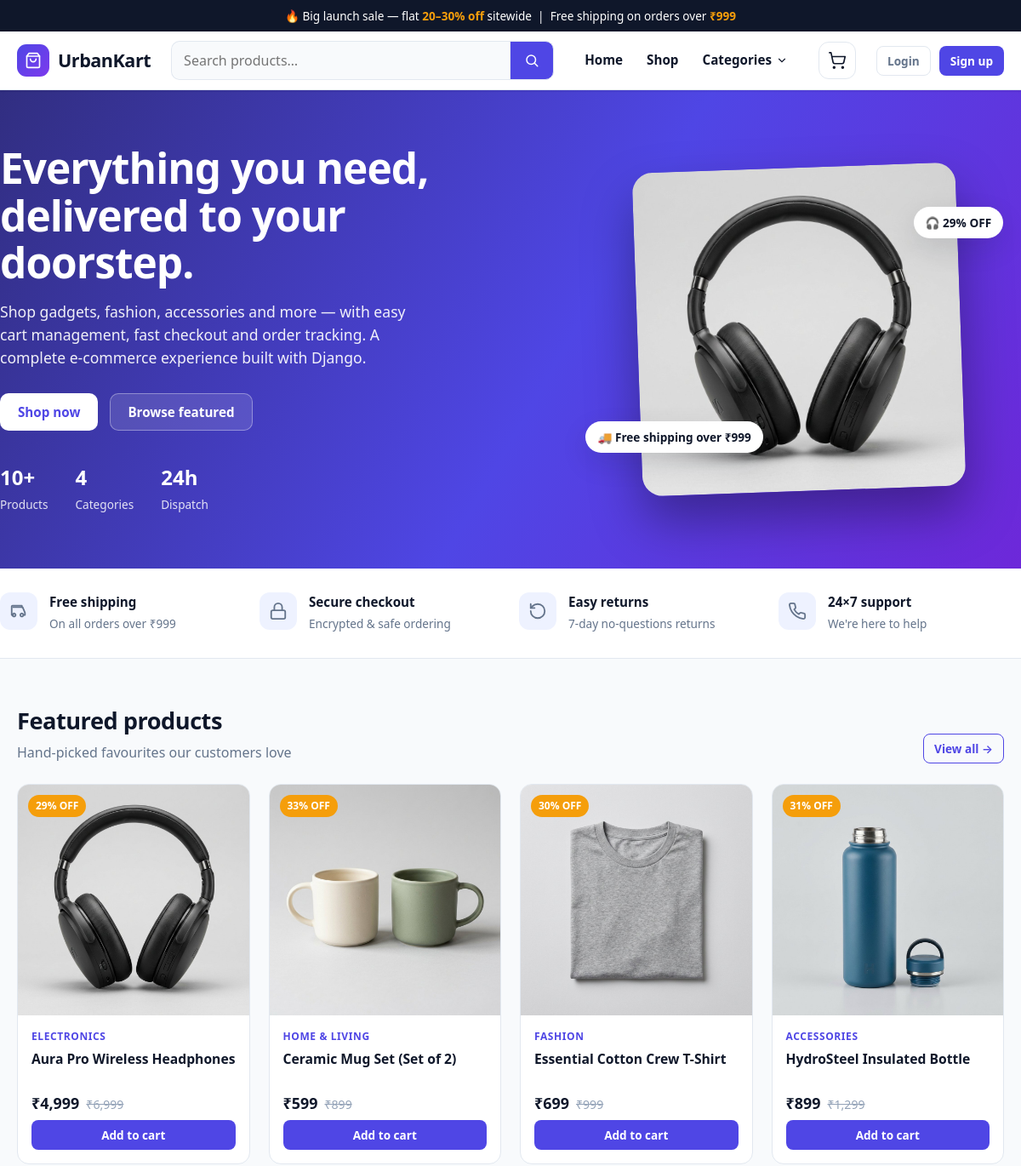
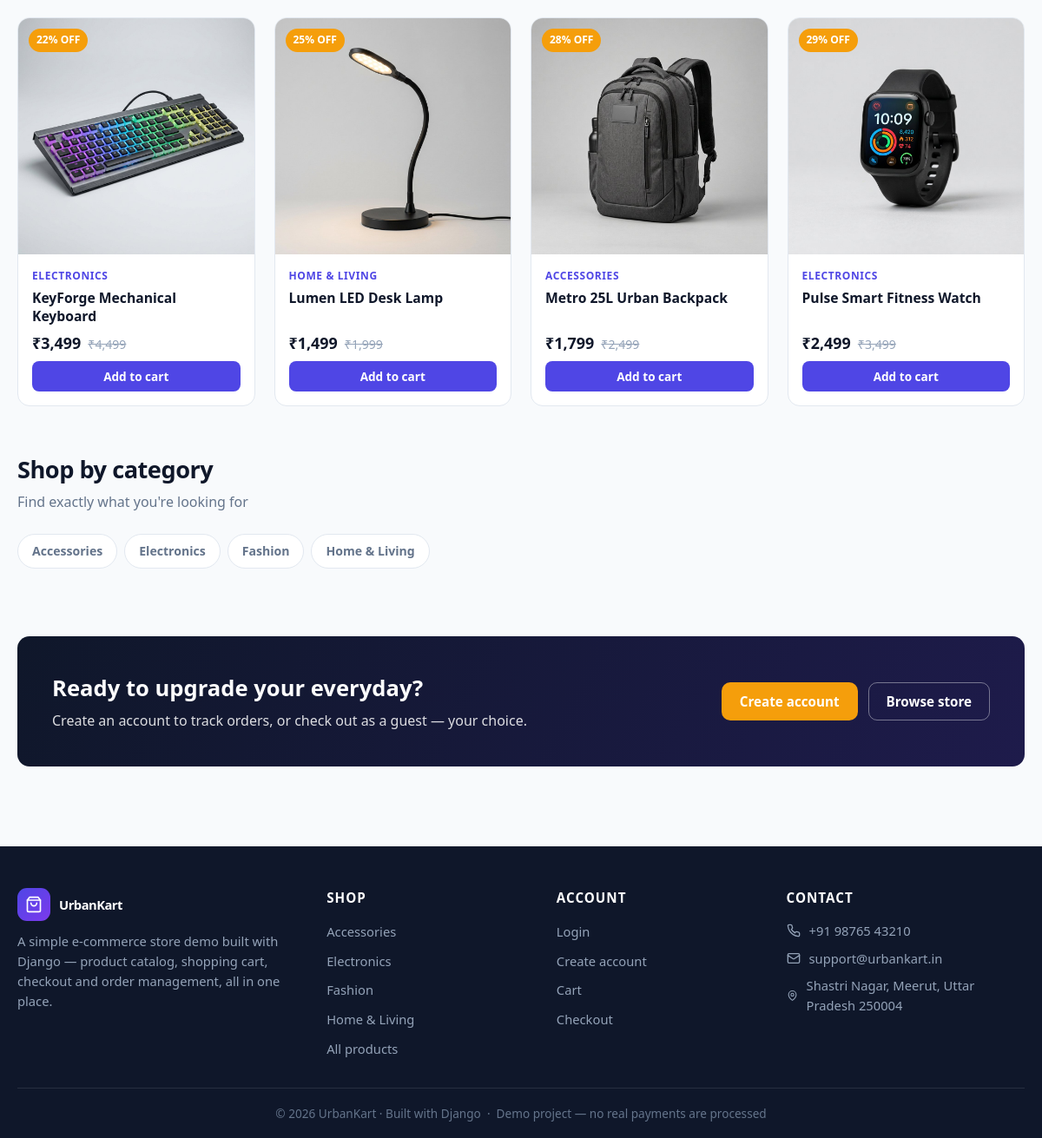
The page / on the database its author committed (2 pictures, top to bottom).
### catalog/models.py (models this page shows, shortened)
class Product(models.Model):
    category = models.ForeignKey(
        Category, on_delete=models.CASCADE, related_name="products"
    )
    name = models.CharField(max_length=200)
    slug = models.SlugField(max_length=220, unique=True)
    description = models.TextField(help_text="Full product description shown on the detail page.")
    price = models.DecimalField(max_digits=10, decimal_places=2)
    compare_at_price = models.DecimalField(
        max_digits=10,
        decimal_places=2,
        null=True,
        blank=True,
        help_text="Optional higher 'was' price to show a discount.",
    )
    image = models.CharField(
        max_length=255,
        blank=True,
        help_text="Path relative to /static/, e.g. img/products/headphones.jpg",
    )
    stock = models.PositiveIntegerField(default=10)
    featured = models.BooleanField(default=False, help_text="Show on the homepage.")
    is_active = models.BooleanField(default=True)
    created_at = models.DateTimeField(auto_now_add=True)
    updated_at = models.DateTimeField(auto_now=True)
    class Meta:
        ordering = ["name"]
    def get_absolute_url(self):
        return reverse("catalog:product_detail", args=[self.slug])
    @property
    def discount_percent(self):
        if self.compare_at_price and self.compare_at_price > self.price:
            return int(round((1 - self.price / self.compare_at_price) * 100))
        return 0
    @property
    def in_stock(self):
        return self.stock > 0

class Category(models.Model):
    name = models.CharField(max_length=100, unique=True)
    slug = models.SlugField(max_length=120, unique=True)
    description = models.TextField(blank=True)
    class Meta:
        verbose_name_plural = "categories"
        ordering = ["name"]
    def get_absolute_url(self):
        return reverse("catalog:shop_by_category", args=[self.slug])

### catalog/views.py (the view)
# urls.py: path("", views.home, name="home"),
def home(request):
    featured = Product.objects.filter(is_active=True, featured=True)[:8]
    return render(request, "catalog/home.html", {"featured_products": featured})

### cart/cart.py (called while the page is built)
def get_cart(request):
    return request.session.setdefault(CART_SESSION_KEY, {})

def cart_lines(request):
    from catalog.models import Product
    cart = get_cart(request)
    product_ids = [int(pid) for pid in cart.keys()]
    products = Product.objects.filter(id__in=product_ids, is_active=True)
    product_map = {p.id: p for p in products}
    lines = []
    for pid in cart.keys():
        product = product_map.get(int(pid))
        if product is None:
            continue  # product deleted or deactivated — skip it
        lines.append((product, int(cart[pid])))
    return lines

def cart_count(request):
    return sum(int(q) for q in get_cart(request).values())

def cart_subtotal(request):
    from decimal import Decimal
    total = Decimal("0.00")
    for product, qty in cart_lines(request):
        total += product.price * qty
    return total

### cart/context_processors.py (called while the page is built)
def cart(request):
    if request.path.startswith("/admin/"):
        return {}
    return {
        "cart_count": cart_api.cart_count(request),
        "cart_subtotal": cart_api.cart_subtotal(request),
        "nav_categories": Category.objects.filter(products__is_active=True)
        .distinct()
        .order_by("name"),
    }

### catalog/templatetags/store_extras.py (called while the page is built)
def _indian_grouping(number):
    s = str(number)
    if len(s) <= 3:
        return s
    head, tail = s[:-3], s[-3:]
    groups = []
    while len(head) > 2:
        groups.insert(0, head[-2:])
        head = head[:-2]
    groups.insert(0, head)
    return ",".join(groups) + "," + tail

@register.filter
def inr(value):
    if value is None:
        value = 0
    try:
        num = float(value)
    except (TypeError, ValueError):
        return value
    if num == int(num):
        return "₹" + _indian_grouping(int(num))
    return "₹" + _indian_grouping(int(num)) + f".{int(round((num % 1) * 100)):02d}"

### templates/catalog/home.html (shortened to what this page needs)
{% extends "base.html" %}
{% load static store_extras %}
{% block content %}
<section class="hero">
  <div class="container hero-inner">
    <div>
      <h1>Everything you need, delivered to your doorstep.</h1>
      <p>
        Shop gadgets, fashion, accessories and more — with easy cart management,
        fast checkout and order tracking. A complete e-commerce experience built
        with Django.
      </p>
      <div class="hero-cta">
        <a href="/shop/" class="btn btn-white">Shop now</a>
        <a href="#featured" class="btn btn-ghost-light">Browse featured</a>
      </div>
      <div class="hero-stats">
        <div class="stat"><b>10+</b><span>Products</span></div>
        <div class="stat"><b>4</b><span>Categories</span></div>
        <div class="stat"><b>24h</b><span>Dispatch</span></div>
      </div>
    </div>
    <div class="hero-art">
      {% if featured_products %}
      <img src="{% static featured_products.0.image %}" alt="{{ featured_products.0.name }}">
      <span class="hero-chip top">🎧 {{ featured_products.0.discount_percent }}% OFF</span>
      <span class="hero-chip bottom">🚚 Free shipping over ₹999</span>
      {% endif %}
    </div>
  </div>
</section>
<section class="features">
  <div class="container features-inner">
    <div class="feature">
      <span class="feature-icon"><svg width="22" height="22" viewBox="0 0 24 24" fill="none" stroke="currentColor" stroke-width="2" stroke-linecap="round" stroke-linejoin="round"><path d="M5 17h-2v-11a1 1 0 0 1 1-1h12v2"/><path d="M5 7h12l3 7v3h-2"/><path d="M8 17a2 2 0 1 0 0 .01"/><path d="M18 17a2 2 0 1 0 0 .01"/></svg></span>
      <div><b>Free shipping</b><span>On all orders over ₹999</span></div>
    </div>
    <div class="feature">
      <span class="feature-icon"><svg width="22" height="22" viewBox="0 0 24 24" fill="none" stroke="currentColor" stroke-width="2" stroke-linecap="round" stroke-linejoin="round"><rect width="18" height="11" x="3" y="11" rx="2" ry="2"/><path d="M7 11V7a5 5 0 0 1 10 0v4"/></svg></span>
      <div><b>Secure checkout</b><span>Encrypted &amp; safe ordering</span></div>
    </div>
    <div class="feature">
      <span class="feature-icon"><svg width="22" height="22" viewBox="0 0 24 24" fill="none" stroke="currentColor" stroke-width="2" stroke-linecap="round" stroke-linejoin="round"><path d="M3 12a9 9 0 1 0 9-9 9.75 9.75 0 0 0-6.74 2.74L3 8"/><path d="M3 3v5h5"/></svg></span>
      <div><b>Easy returns</b><span>7-day no-questions returns</span></div>
    </div>
    <div class="feature">
      <span class="feature-icon"></span>
      <div><b>24×7 support</b><span>We're here to help</span></div>
    </div>
  </div>
</section>
<section class="section" id="featured">
  <div class="container">
    <div class="section-head">
      <div>
        <h2>Featured products</h2>
        <p>Hand-picked favourites our customers love</p>
      </div>
      <a class="btn btn-outline btn-sm" href="/shop/">View all →</a>
    </div>
    <div class="product-grid">
      {% for product in featured_products %}
        {% include "includes/product_card.html" %}
      {% empty %}
        <p class="muted">Products coming soon!</p>
      {% endfor %}
    </div>
  </div>
</section>
<section class="section" style="padding-top: 0;">
  <div class="container">
    <div class="section-head">
      <div>
        <h2>Shop by category</h2>
        <p>Find exactly what you're looking for</p>
      </div>
    </div>
    <div class="chip-row">
      {% for category in nav_categories %}
      <a class="chip" href="{{ category.get_absolute_url }}">{{ category.name }}</a>
      {% endfor %}
    </div>
  </div>
</section>
<section class="section" style="padding-top: 0;">
  <div class="container">
    <div class="cta-banner">
      <div>
        <h2>Ready to upgrade your everyday?</h2>
        <p>Create an account to track orders, or check out as a guest — your choice.</p>
      </div>
      {% if user.is_authenticated %}
      <a class="btn btn-accent" href="/shop/">Continue shopping</a>
      {% else %}
      <div style="display:flex; gap: 12px; flex-wrap: wrap;">
        <a class="btn btn-accent" href="{% url 'accounts:register' %}">Create account</a>
        <a class="btn btn-ghost-light" style="border:1px solid rgba(255,255,255,.4); color:#fff;" href="/shop/">Browse store</a>
      </div>
      {% endif %}
    </div>
  </div>
</section>
{% endblock %}

### templates/base.html (shortened to what this page needs)
{% load static %}
<!DOCTYPE html>
<html lang="en">
<head>
  <link rel="stylesheet" href="{% static 'css/style.css' %}">
</head>
<body>
  <div class="announce">🔥 Big launch sale — flat <strong>20–30% off</strong> sitewide &nbsp;|&nbsp; Free shipping on orders over <strong>₹999</strong></div>
  {% include "includes/navbar.html" %}
  <main>
    {% block content %}{% endblock %}
  </main>
  {% include "includes/footer.html" %}
</body>
</html>

### templates/includes/navbar.html (shortened to what this page needs)
{% load static %}
<header class="navbar">
  <div class="container navbar-inner">
    <a class="logo" href="/">
      <span class="logo-mark">
        <svg width="20" height="20" viewBox="0 0 24 24" fill="none" stroke="currentColor" stroke-width="2" stroke-linecap="round" stroke-linejoin="round">
          <path d="M6 2 3 6v14a2 2 0 0 0 2 2h14a2 2 0 0 0 2-2V6l-3-4Z"/>
          <path d="M3 6h18"/>
          <path d="M16 10a4 4 0 0 1-8 0"/>
        </svg>
      </span>
      UrbanKart
    </a>
    <form class="nav-search" action="/shop/" method="get">
      <div class="search-form">
        <input class="search-input" type="text" name="q" placeholder="Search products…" value="{{ query|default:'' }}">
        <button class="search-btn" type="submit" aria-label="Search">
          <svg width="18" height="18" viewBox="0 0 24 24" fill="none" stroke="currentColor" stroke-width="2" stroke-linecap="round"><circle cx="11" cy="11" r="7"/><path d="m21 21-4.3-4.3"/></svg>
        </button>
      </div>
    </form>
    <nav class="nav-links">
      <a class="nav-link hide-sm" href="/">Home</a>
      <a class="nav-link" href="/shop/">Shop</a>
      <div class="dropdown">
        <a class="nav-link" href="/shop/" style="cursor: default;">
          Categories
          <svg width="14" height="14" viewBox="0 0 24 24" fill="none" stroke="currentColor" stroke-width="2" stroke-linecap="round"><path d="m6 9 6 6 6-6"/></svg>
        </a>
      </div>
    </nav>
    <a class="cart-btn" href="{% url 'cart:detail' %}" aria-label="Cart">
      <svg width="22" height="22" viewBox="0 0 24 24" fill="none" stroke="currentColor" stroke-width="1.8" stroke-linecap="round" stroke-linejoin="round">
        <circle cx="8" cy="21" r="1"/><circle cx="19" cy="21" r="1"/>
        <path d="M2.05 2.05h2l2.66 12.42a2 2 0 0 0 2 1.58h9.78a2 2 0 0 0 1.95-1.57l1.65-7.43H5.12"/>
      </svg>
    </a>
    <div class="auth-actions">
      {% if user.is_authenticated %}
      <span class="user-chip hide-sm">
        <span class="user-avatar">{{ user.username|first|upper }}</span>
        {{ user.username }}
      </span>
      <a class="btn btn-outline btn-sm" href="{% url 'accounts:logout' %}">Logout</a>
      {% else %}
      <a class="btn btn-ghost btn-sm" href="{% url 'accounts:login' %}">Login</a>
      <a class="btn btn-primary btn-sm" href="{% url 'accounts:register' %}">Sign up</a>
      {% endif %}
    </div>
  </div>
</header>

### templates/includes/product_card.html (shortened to what this page needs)
{% load static store_extras %}
<article class="product-card">
  <a class="product-card-media" href="{{ product.get_absolute_url }}">
    {% if product.image %}<img src="{% static product.image %}" alt="{{ product.name }}" loading="lazy">{% endif %}
    {% if product.discount_percent %}<span class="discount-badge">{{ product.discount_percent }}% OFF</span>{% endif %}
  </a>
  <div class="product-card-body">
    <span class="product-card-cat">{{ product.category.name }}</span>
    <a class="product-card-name" href="{{ product.get_absolute_url }}">{{ product.name }}</a>
    <div class="product-card-price">
      <span class="price">{{ product.price|inr }}</span>
      {% if product.compare_at_price %}<span class="compare-price">{{ product.compare_at_price|inr }}</span>{% endif %}
    </div>
    {% if product.in_stock %}
    <form data-add-to-cart data-product-name="{{ product.name|escapejs }}" action="{% url 'cart:add' product.id %}" method="post">
      <button type="submit" class="btn btn-primary btn-block btn-sm">Add to cart</button>
    </form>
    {% else %}
    <button class="btn btn-ghost btn-block btn-sm" disabled>Out of stock</button>
    {% endif %}
  </div>
</article>

### templates/includes/footer.html (shortened to what this page needs)
<footer class="footer">
  <div class="container">
    <div class="footer-inner">
      <div>
        <a class="logo" href="/" style="color:#fff;">
          <span class="logo-mark">
            <svg width="20" height="20" viewBox="0 0 24 24" fill="none" stroke="currentColor" stroke-width="2" stroke-linecap="round" stroke-linejoin="round">
              <path d="M6 2 3 6v14a2 2 0 0 0 2 2h14a2 2 0 0 0 2-2V6l-3-4Z"/><path d="M3 6h18"/><path d="M16 10a4 4 0 0 1-8 0"/>
            </svg>
          </span>
          UrbanKart
        </a>
        <p class="brand-desc">
          A simple e-commerce store demo built with Django — product catalog,
          shopping cart, checkout and order management, all in one place.
        </p>
      </div>
      <div>
        <h4>Shop</h4>
        <ul>
          {% for category in nav_categories %}
          <li><a href="{{ category.get_absolute_url }}">{{ category.name }}</a></li>
          {% endfor %}
          <li><a href="/shop/">All products</a></li>
        </ul>
      </div>
      <div>
        <h4>Account</h4>
        <ul>
          {% if user.is_authenticated %}
          <li><a href="{% url 'orders:my_orders' %}">My Orders</a></li>
          <li><a href="{% url 'accounts:logout' %}">Logout</a></li>
          {% else %}
          <li><a href="{% url 'accounts:login' %}">Login</a></li>
          <li><a href="{% url 'accounts:register' %}">Create account</a></li>
          {% endif %}
          <li><a href="{% url 'cart:detail' %}">Cart</a></li>
          <li><a href="{% url 'orders:checkout' %}">Checkout</a></li>
        </ul>
      </div>
      <div>
        <h4>Contact</h4>
        <ul class="footer-contact">
          <li>
            +91 98765 43210
          </li>
          <li>
            <svg width="16" height="16" viewBox="0 0 24 24" fill="none" stroke="currentColor" stroke-width="2" stroke-linecap="round" stroke-linejoin="round"><rect width="20" height="16" x="2" y="4" rx="2"/><path d="m22 7-8.97 5.7a1.94 1.94 0 0 1-2.06 0L2 7"/></svg>
            support@urbankart.in
          </li>
          <li>
            <svg width="16" height="16" viewBox="0 0 24 24" fill="none" stroke="currentColor" stroke-width="2" stroke-linecap="round" stroke-linejoin="round"><path d="M20 10c0 6-8 12-8 12s-8-6-8-12a8 8 0 0 1 16 0Z"/><circle cx="12" cy="10" r="3"/></svg>
            Shastri Nagar, Meerut, Uttar Pradesh 250004
          </li>
        </ul>
      </div>
    </div>
    <div class="footer-bottom">
      © {% now "Y" %} UrbanKart · Built with Django &nbsp;·&nbsp; Demo project — no real payments are processed
    </div>
  </div>
</footer>

### rows shown on the page
Product: image (picture), compare_at_price+price "29", discount_percent "29", category.name "ELECTRONICS", name "Aura Pro Wireless Headphones", price|inr "₹4,999", compare_at_price|inr "₹6,999"
Product: image (picture), discount_percent "33", category.name "HOME & LIVING", name "Ceramic Mug Set (Set of 2)", price|inr "₹599", compare_at_price|inr "₹899"
Product: image (picture), discount_percent "30", category.name "FASHION", name "Essential Cotton Crew T-Shirt", price|inr "₹699", compare_at_price|inr "₹999"
Product: image (picture), discount_percent "31", category.name "ACCESSORIES", name "HydroSteel Insulated Bottle", price|inr "₹899", compare_at_price|inr "₹1,299"
Product: image (picture), discount_percent "22", category.name "ELECTRONICS", name "KeyForge Mechanical Keyboard", price|inr "₹3,499", compare_at_price|inr "₹4,499"
Product: image (picture), discount_percent "25", category.name "HOME & LIVING", name "Lumen LED Desk Lamp", price|inr "₹1,499", compare_at_price|inr "₹1,999"
Product: image (picture), discount_percent "28", category.name "ACCESSORIES", name "Metro 25L Urban Backpack", price|inr "₹1,799", compare_at_price|inr "₹2,499"
Product: image (picture), discount_percent "29", category.name "ELECTRONICS", name "Pulse Smart Fitness Watch", price|inr "₹2,499", compare_at_price|inr "₹3,499"
Category: name "Accessories"
Category: name "Electronics"
Category: name "Fashion"
Category: name "Home & Living"
